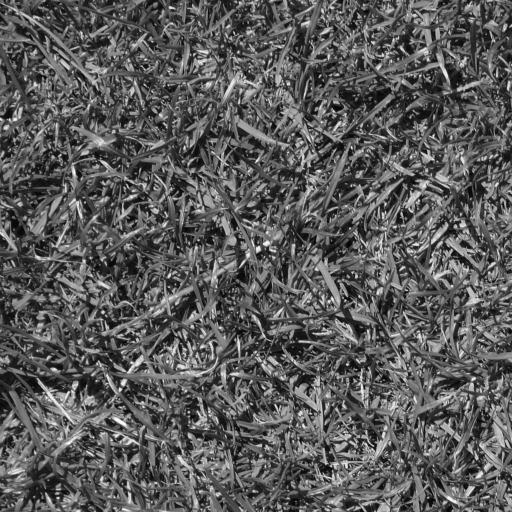
#> input picture Images/img1.jpg, 512 x 512 px, found by its file name
$ python esercizioLBP.py
#> lines starting #> are read from the running program, lines starting #| are printed output that depends on the picture
from skimage.feature import local_binary_pattern
import numpy as np
import matplotlib.pyplot as plt
import skimage.io as io

img1 = np.float32(io.imread('./Images/img1.jpg')) / 255.0
#> img1: shape (512, 512) float32; min 0, max 1, mean 0.354
img2 = np.float32(io.imread('./Images/img2.jpg')) / 255.0
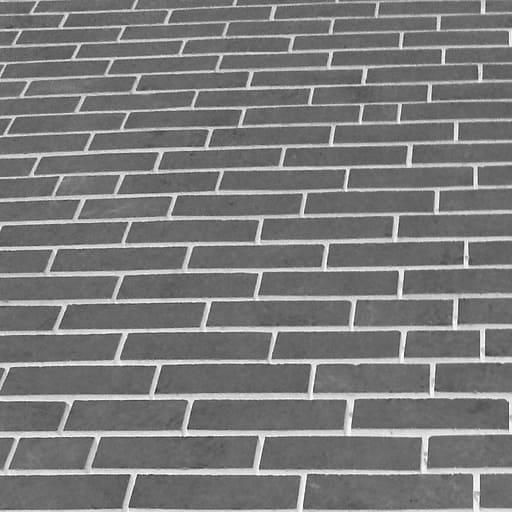
#> input picture Images/img2.jpg, 512 x 512 px, found by its file name
#> img2: shape (512, 512) float32; min 0.165, max 1, mean 0.48
img3 = np.float32(io.imread('./Images/img3.jpg')) / 255.0
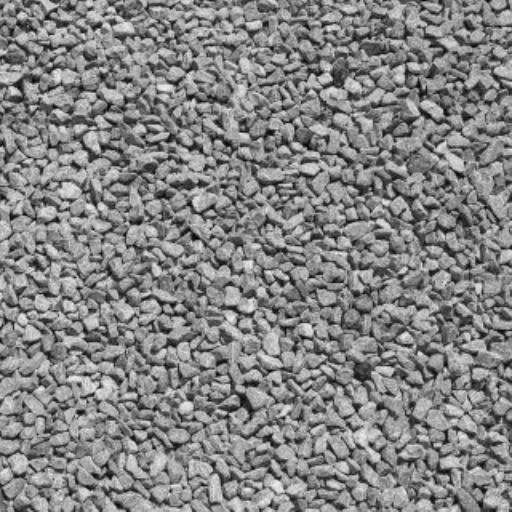
#> input picture Images/img3.jpg, 512 x 512 px, found by its file name
#> img3: shape (512, 512) float32; min 0, max 0.941, mean 0.519

lbp1 = local_binary_pattern(img1, 8, 1, 'uniform')
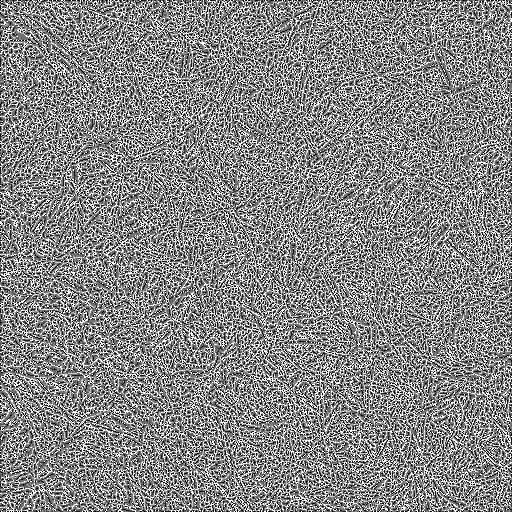
#> lbp1: shape (512, 512) float64; min 0, max 9, mean 4.74; drawn with min black and max white
lbp2 = local_binary_pattern(img2, 8, 1, 'uniform')
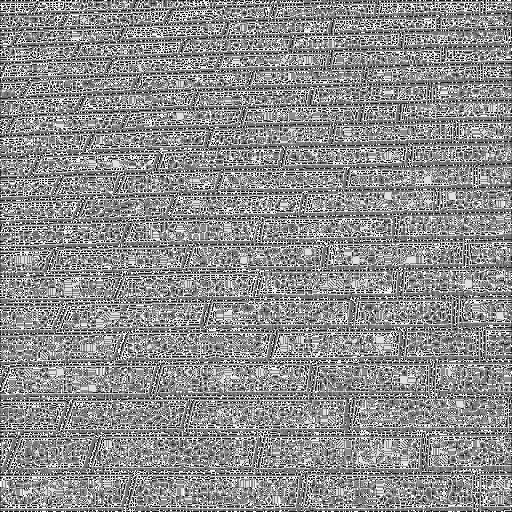
#> lbp2: shape (512, 512) float64; min 0, max 9, mean 5.01; drawn with min black and max white
lbp3 = local_binary_pattern(img3, 8, 1, 'uniform')
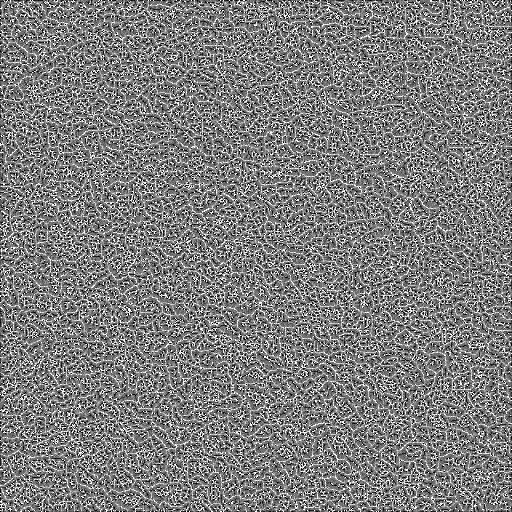
#> lbp3: shape (512, 512) float64; min 0, max 9, mean 4.43; drawn with min black and max white

hist1, bins2 = np.histogram(lbp1.flatten(), bins=np.arange(0, np.max(lbp1) + 2), density=True)
#> hist1 = [0.0718, 0.0863, 0.0718, 0.114, 0.167, 0.107, 0.0739, 0.0869, 0.0833, 0.139]; bins2 = [0, 1, 2, 3, 4, 5, 6, 7, 8, 9, 10]
hist2, bins2 = np.histogram(lbp2.flatten(), bins=np.arange(0, np.max(lbp2) + 2), density=True)
#> hist2 = [0.0294, 0.0907, 0.0272, 0.101, 0.194, 0.175, 0.0785, 0.0977, 0.106, 0.1]
hist3, bins2 = np.histogram(lbp3.flatten(), bins=np.arange(0, np.max(lbp3) + 2), density=True)
#> hist3 = [0.0385, 0.058, 0.0674, 0.156, 0.264, 0.16, 0.0788, 0.0568, 0.0415, 0.0787]

plt.figure()

plt.subplot(1, 3, 1); plt.bar(np.arange(10), hist1); plt.title('Histogram 1')
plt.subplot(1, 3, 2); plt.bar(np.arange(10), hist2); plt.title('Histogram 2')
plt.subplot(1, 3, 3); plt.bar(np.arange(10), hist3); plt.title('Histogram 3')

plt.show()
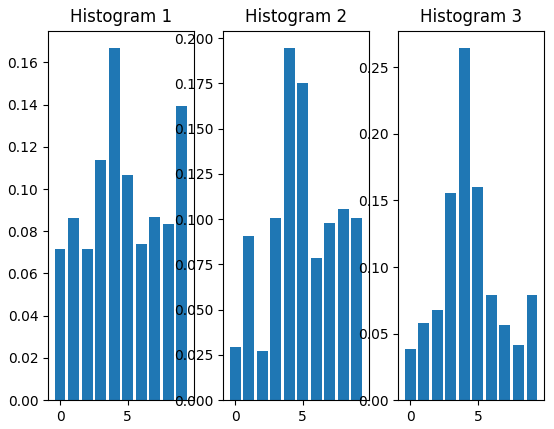
#> figure drawn by matplotlib, 3 panels; panel 1: tallest bar 0.167 high, from x = 3.6 to 4.4; panel 2: tallest bar 0.194 high, from x = 3.6 to 4.4; panel 3: tallest bar 0.264 high, from x = 3.6 to 4.4
